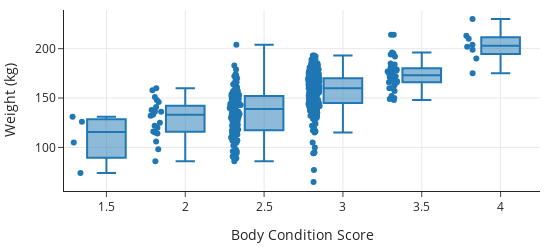

This figure's notebook cell:
### Code cell
fig = px.box(train_set, x="BCS", y="Weight", points="all",
             labels={'Weight':'Weight (kg)', 'BCS':'Body Condition Score'},
             width=550, height=250)
fig

### Figure 1 — Plotly figure (JSON) as saved in the notebook; plotly's stock layout.template omitted (floating-point values rounded to 4 significant figures; data arrays with more than 128 entries replaced by an {"elided": "..."} marker saying what was removed)
{"data": [{"alignmentgroup": "True", "boxpoints": "all", "hovertemplate": "Body Condition Score=%{x}<br>Weight (kg)=%{y}<extra></extra>", "legendgroup": "", "marker": {"color": "#1F77B4"}, "name": "", "notched": false, "offsetgroup": "", "orientation": "v", "showlegend": false, "type": "box", "x": {"elided": "433 float values"}, "x0": " ", "xaxis": "x", "y": {"elided": "433 int values"}, "y0": " ", "yaxis": "y"}], "layout": {"boxmode": "group", "height": 250, "legend": {"tracegroupgap": 0}, "width": 550, "xaxis": {"anchor": "y", "autorange": true, "domain": [0, 1], "range": [1.231, 4.25], "title": {"text": "Body Condition Score"}, "type": "linear"}, "yaxis": {"anchor": "x", "autorange": true, "domain": [0, 1], "range": [55.83, 239.2], "title": {"text": "Weight (kg)"}, "type": "linear"}}}
